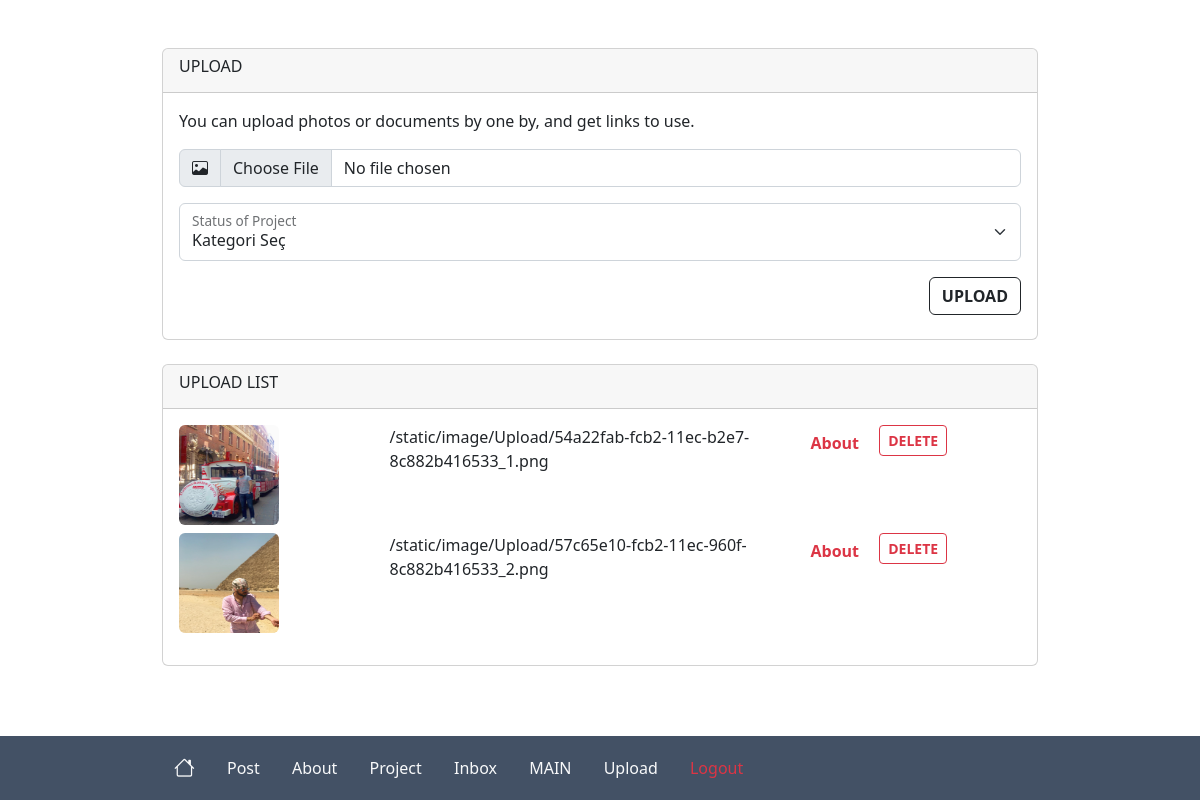
Page /admin/admin-upload (signed in) on the earlier database version.
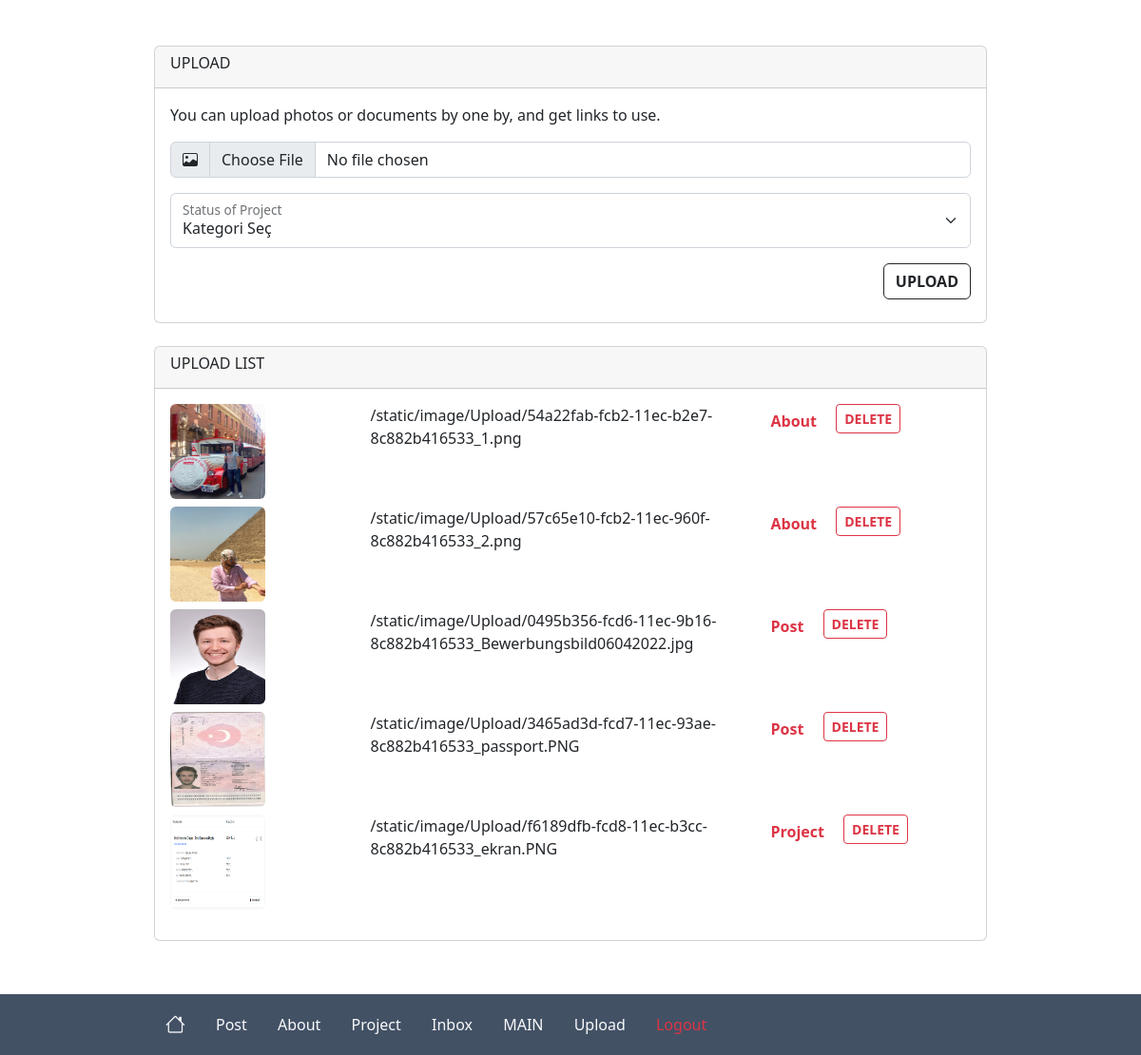
Same page on the later database version.
### website/models.py (models this page shows)
class Upload(db.Model):
    id = db.Column(db.Integer, primary_key=True)
    date_created = db.Column(db.DateTime(timezone=True), default=func.now())
    photo = db.Column(db.String, nullable=False)
    kategori = db.Column(db.Integer, nullable=False)

### website/views.py (the view, shortened to what this page needs)
@views.route("/admin/admin-upload", methods=['POST', 'GET'])
@login_required
def adminupload():
    uploads = Upload.query.all()
    return render_template('/Admin/admin-upload.html', user=current_user, uploads=uploads)

### website/__init__.py (called while the page is built)
def create_app():
    app=Flask(__name__,template_folder='templates/')
    app.config['SECRET_KEY'] = 'gsdhajweu gda baasu'
    app.config['SQLALCHEMY_DATABASE_URI'] = f'sqlite:///{DB_NAME}'
    db.init_app(app)
    from .views import views
    from .auth import auth
    app.register_blueprint(views, url_prefix='/')
    app.register_blueprint(auth, url_prefix='/admin/')
    from .models import User, Post, Like, About, Project, Contact, Visit, Upload
    create_database(app)
    login_manager = LoginManager()
    login_manager.login_view = "auth.sign_in"
    login_manager.init_app(app)
    @login_manager.user_loader
    def load_user(id):
        return User.query.get(int(id))
    return app

### website/templates/Admin/admin-upload.html (shortened to what this page needs)
{% extends "Admin/admin-base.html" %}  {%block content%}
<div class="card">
  <div class="card-header"><h6>UPLOAD</h6></div>
  <div class="card-body pb-4">
    <div class="card-title">
      You can upload photos or documents by one by, and get links to use.
    </div>
    <form method="POST" enctype="multipart/form-data">
      <div class="input-group flex-nowrap mb-3 mt-3">
        <span class="input-group-text" id="photo"
          ><i class="bi bi-image"></i
        ></span>
        <input
          type="file"
          class="form-control"
          aria-label="photo"
          id="photo"
          name="photo"
          aria-describedby="photo"
        />
      </div>
      <div class="form-floating mt-3">
        <select
          class="form-select"
          id="kategori"
          name="kategori"
          aria-label="Floating label select example"
        >
          <option id="kategori" name="kategori" value="1" selected>
            Kategori Seç
          </option>
        </select>
        <label for="status">Status of Project</label>
      </div>
      <div class="mt-2" align="right">
        <button type="submit" class="btn btn-outline-dark mt-2 fw-bolder">
          UPLOAD
        </button>
      </div>
    </form>
  </div>
</div>
<div class="card mt-4">
  <div class="card-header"><h6>UPLOAD LIST</h6></div>
  <div class="card-body pb-4">
    <div class="row">
      {%for uploads in uploads%}
      <div class="row">
        <div class="col-3">
          <img
            src="{{url_for('static', filename= 'image/Upload/{}'.format(uploads.photo))}}"
            alt=""
            class="img-fluid rounded mb-2"
            style="width: 100px; height: 100px"
          />
        </div>
        <div class="col-6">
          <div>
            {{url_for('static', filename=
            'image/Upload/{}'.format(uploads.photo))}}
          </div>
        </div>
        <div class="col-3">
          <span class="me-3 text-danger fw-bolder"
            >{%if uploads.kategori == 1%} About {%elif uploads.kategori == 2%}
            Post {%elif uploads.kategori == 3%} Project {%elif uploads.kategori
            == 4%} User {%else%} Yok {%endif%}
          </span>
          <a
            href="/admin/admin-upload-delete/{{uploads.id}}"
            class="btn btn-sm btn-outline-danger mb-2 fw-bolder"
            >DELETE</a
          >
        </div>
      </div>
      {% endfor %}
    </div>
  </div>
</div>
{% endblock %}

### website/templates/Admin/admin-base.html (shortened to what this page needs)
<!DOCTYPE html>
<html>
  <head>
    <link
      rel="stylesheet"
      href="{{url_for('static', filename= 'css/all.css')}}"
    />
  </head>
  <body>
    <div class="container mt-5 mb-5">{% block content %} {% endblock %}</div>
    <br /><br /><br />
    {% if user.is_authenticated %}
    <div class="navbar footer-menu p-0" style="z-index: 99999999">
      <div class="container">
        <div class="lg-secreen-buttons">
          <a
            href="/admin/admin-home"
            type="button"
            class="btn btn-outline-light border-0 me-1"
          >
            <i class="bi bi-house mt-0 mb-0" style="font-size: 1.3rem"></i>
          </a>
          <a
            href="/admin/posts"
            type="button"
            class="btn btn-outline-light border-0 me-1"
            >Post</a
          >
          <a
            href="/admin/admin-about"
            type="button"
            class="btn btn-outline-light border-0 me-1"
          >
            About
          </a>
          <a
            href="/admin/admin-project"
            type="button"
            class="btn btn-outline-light border-0 me-1"
          >
            Project
          </a>
          <a
            href="/admin/admin-contact"
            type="button"
            class="btn btn-outline-light border-0 position-relative me-1"
          >
            Inbox
          </a>
          <a
            href="/"
            target="_blank"
            type="button"
            class="btn btn-outline-light border-0 position-relative me-1"
          >
            MAIN
          </a>
          <a
            href="/admin/admin-upload"
            target="_blank"
            type="button"
            class="btn btn-outline-light border-0 position-relative me-1"
          >
            Upload
          </a>
          <a
            href="/admin/logout"
            type="button"
            class="btn btn-outline-danger border-0 me-1"
          >
            Logout
          </a>
        </div>
      </div>
    </div>
    {% endif %}
  </body>
</html>

### website/static/css/custom/custom.css (style rules this page uses)
body { font-family: ui-sans-serif, system-ui, -apple-system, BlinkMacSystemFont, Segoe UI, Roboto, Helvetica Neue, Arial, Noto Sans, sans-serif, Apple Color Emoji, Segoe UI Emoji, Segoe UI Symbol, Noto Color Emoji; }
@media (min-width: 586px) { div.footer-menu { height: 4rem; } }
@media (min-width: 586px) { div.footer-menu { bottom: 0; position: fixed; background-color: #435165; width: 100vw; } }
@media (min-width: 586px) { .container { max-width: 900px; } }

Differences in the rows shown:
added Upload: photo (picture), photo "/static/image/Upload/0495b356-fcd6-11ec-9b16-8c882b416533_Bewerbungsbild06042022.jpg", kategori "Post"
added Upload: photo (picture), photo "/static/image/Upload/3465ad3d-fcd7-11ec-93ae-8c882b416533_passport.PNG", kategori "Post"
added Upload: photo (picture), photo "/static/image/Upload/f6189dfb-fcd8-11ec-b3cc-8c882b416533_ekran.PNG", kategori "Project"
